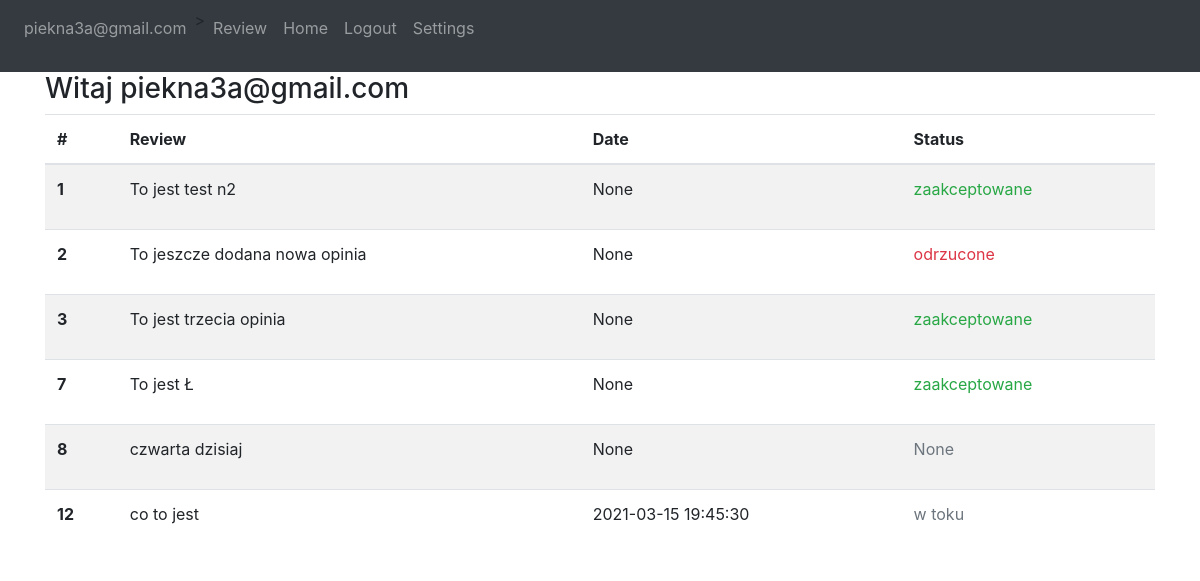
The app's page / (signed in) with its own data.
### models.py (models this page shows)
class User(db.Model, UserMixin):
    id = db.Column(db.Integer, primary_key=True)
    email = db.Column(db.String(150),unique=True)
    password = db.Column(db.String(150))
    plec = db.Column(db.String(20))
    admin = db.Column(db.Boolean)
    reviews = db.relationship("Review")

class Review(db.Model):
    id = db.Column(db.Integer, primary_key=True)
    text = db.Column(db.String(250))
    id_user = db.Column(db.Integer, db.ForeignKey("user.id"))
    date = db.Column(db.DateTime(timezone=True), default=func.now())
    status = db.Column(db.String(50))

### views.py (the view, shortened to what this page needs)
@views.route("/",methods=["GET","POST"])
@login_required
def home():
    return render_template("home.html",user=current_user)

### __init__.py (called while the page is built)
def create_app():
    app = Flask(__name__)
    app.secret_key = "1234"
    app.config['SQLALCHEMY_DATABASE_URI'] = f'sqlite:///{DB_NAME}'
    db.init_app(app)
    from .views import views
    app.register_blueprint(views)
    from .models import User, Review
    if not path.exists("website/"+DB_NAME):
        db.create_all(app=app)
        print("DB created")
        with app.app_context():
            user = User(email="admin", password=generate_password_hash('admin', method="sha256"), plec="admin", admin=True)
            db.session.add(user)
            db.session.commit()
    login_manager = LoginManager()
    login_manager.login_view = 'views.login'
    login_manager.init_app(app)
    migrate = Migrate(app, db)
    @login_manager.user_loader
    def load_user(id):
        return User.query.get(int(id))
    return app

### templates/home.html
{% extends "base.html" %} {% block title %}Strona glowna{% endblock %}
{% block content %}
<h3> Witaj {{user.email}} </h3>
<table class="table table-striped">
  <thead>
    <tr>
      <th scope="col">#</th>
      <th scope="col">Review</th>
      <th scope="col">Date</th>
        <th scope="col">Status</th>
    </tr>
  </thead>
  <tbody>
  {% for op in user.reviews %}
  <tr>
      <th scope="row">{{op.id}}</th>
      <td>{{op.text}}</td>
      <td>{{op.date}}</td>
     <td>{% if op.status == "zaakceptowane" %}<p class="text-success">zaakceptowane</p>
     {% elif op.status == "odrzucone" %}<p class="text-danger">odrzucone</p>
     {% else %}
         <p class="text-muted">{{op.status}}</p>
     {% endif %}
     </td>
  </tr>
  {% endfor %}
  </tbody>
</table>
{% endblock %}

### templates/base.html (shortened to what this page needs)
<!DOCTYPE html>
<html>
<head>
    <link
      rel="stylesheet"
      href="https://stackpath.bootstrapcdn.com/bootstrap/4.4.1/css/bootstrap.min.css"
    />
    <link
      rel="stylesheet"
      href="https://stackpath.bootstrapcdn.com/font-awesome/4.7.0/css/font-awesome.min.css"
    />
</head>
<body>
<nav class="navbar navbar-expand-lg navbar-dark bg-dark">
    <div id="navbar">
        <div class="navbar-nav">
            <p class="nav-item nav-link">{{ user.email}}</p>>
            {% if user.is_authenticated %}
            <a class="nav-item nav-link" id="review" href="/review">Review</a>
            <a class="nav-item nav-link" id="home" href="/">Home</a>
            <a class="nav-item nav-link" id="logout" href="/logout">Logout</a>
            <a class="nav-item nav-link" id="settings" href="/settings">Settings</a>
            {% else %}
            <a class="nav-item nav-link" id="login" href="/login">Login</a>
            <a class="nav-item nav-link" id="signUp" href="/sign-up">Sign Up</a>
            {% endif %}
        </div>
    </div>
</nav>
<div class="container">
    {% block content %}
    {% endblock %}
</div>
</body>
</html>

### records on screen
User: email "piekna3a@gmail.com"
Review: id "1", text "To jest test n2", date "None", status "zaakceptowane"
Review: id "2", text "To jeszcze dodana nowa opinia", date "None", status "odrzucone"
Review: id "3", text "To jest trzecia opinia", date "None", status "zaakceptowane"
Review: id "7", text "To jest Ł", date "None", status "zaakceptowane"
Review: id "8", text "czwarta dzisiaj", date "None", status "None"
Review: id "12", text "co to jest", date "2021-03-15 19:45:30", status "w toku"
